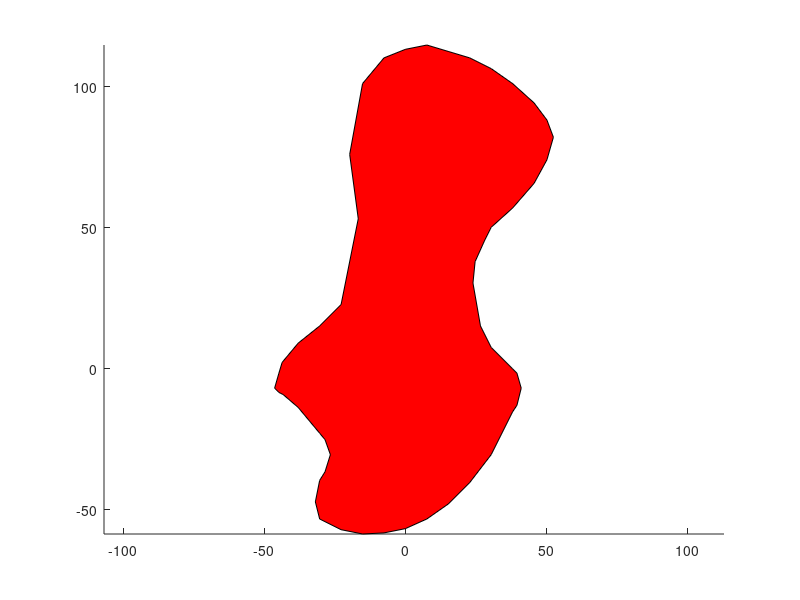

Reproduce this figure in MATLAB. (Note: this script raises an error after producing the figure.)
% From image
f = figure();
axis equal
x_poly = -7.6*[  0     1     2   2.6  2.2   3   4    5   5.75  5.9  6.1 5.9  5.7   5   4  3.75  3.5  3.75  4    4.2  4   3   2    1   0 ...
    -1  -2  -3  -4 -5 -5.2 -5.4 -5.2  -5  -4 -3.5 -3.15 -3.25 -3.7   -4     -5    -6  -6.6   -6.9    -6.6    -6    ...
    -5    -4   -3   -2     -1];
y_poly = -7.6*[-14.9 -14.5 -13.3 -10  -7   -3  -2  -1.2  -0.3 0.2 0.9  1.1  1.2  1.8  3  3.3    4   4.8   5.2  6.2  7  7.5 7.7 7.65 ...
    7.45 7  6.3 5.3  4  2  1.7  0.9  0.2   0  -1  -2   -4     -5    -6   -6.6  -7.5 -8.65 -9.75 -10.8  -11.6  -12.4 ...
    -13.3 -14 -14.5 -14.8 -15.1];


p = patch(x_poly,y_poly, 'r');

% Ensure the polygon is closed by repeating the first point at the end
x = [x, x(1)];
y = [y, y(1)];

% Calculate the area using the shoelace formula
n = length(x) - 1; % Number of vertices in the closed loop
area = 0;
for i = 1:n
    area = area + (x(i)*y(i+1) - x(i+1)*y(i));
end
area = abs(area) / 2;

disp('Total Surface Area:');
disp(area);
